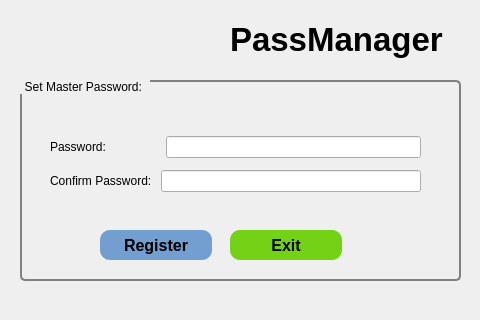
<?xml version="1.0" encoding="UTF-8"?>
<ui version="4.0">
 <class>Register</class>
 <widget class="QDialog" name="Register">
  <property name="geometry">
   <rect>
    <x>0</x>
    <y>0</y>
    <width>480</width>
    <height>320</height>
   </rect>
  </property>
  <property name="sizePolicy">
   <sizepolicy hsizetype="Fixed" vsizetype="Fixed">
    <horstretch>0</horstretch>
    <verstretch>0</verstretch>
   </sizepolicy>
  </property>
  <property name="windowTitle">
   <string>Dialog</string>
  </property>
  <property name="styleSheet">
   <string notr="true"/>
  </property>
  <widget class="QLabel" name="label_title">
   <property name="geometry">
    <rect>
     <x>230</x>
     <y>20</y>
     <width>241</width>
     <height>41</height>
    </rect>
   </property>
   <property name="font">
    <font>
     <pointsize>25</pointsize>
     <weight>75</weight>
     <italic>false</italic>
     <bold>true</bold>
     <underline>false</underline>
     <strikeout>false</strikeout>
    </font>
   </property>
   <property name="focusPolicy">
    <enum>Qt::StrongFocus</enum>
   </property>
   <property name="text">
    <string>PassManager</string>
   </property>
  </widget>
  <widget class="QGroupBox" name="groupBox">
   <property name="geometry">
    <rect>
     <x>20</x>
     <y>80</y>
     <width>441</width>
     <height>201</height>
    </rect>
   </property>
   <property name="styleSheet">
    <string notr="true">QGroupBox {
    background-color: qlineargradient(x1: 0, y1: 0, x2: 0, y2: 1,
                                      stop: 0 #E0E0E0, stop: 1 #FFFFFF);
    border: 2px solid gray;
    border-radius: 5px;
    margin-top: 1ex; /* leave space at the top for the title */
}

QGroupBox::title {
    subcontrol-origin: margin;
    subcontrol-position: top left; /* position at the top center */
    padding: 0 3px;
    background-color: qlineargradient(x1: 0, y1: 0, x2: 0, y2: 1,
                                      stop: 0 #FFOECE, stop: 1 #FFFFFF);
}</string>
   </property>
   <property name="title">
    <string>Set Master Password: </string>
   </property>
   <widget class="QPushButton" name="pushButton_register">
    <property name="geometry">
     <rect>
      <x>80</x>
      <y>150</y>
      <width>112</width>
      <height>30</height>
     </rect>
    </property>
    <property name="sizePolicy">
     <sizepolicy hsizetype="MinimumExpanding" vsizetype="MinimumExpanding">
      <horstretch>0</horstretch>
      <verstretch>0</verstretch>
     </sizepolicy>
    </property>
    <property name="styleSheet">
     <string notr="true">QPushButton {
    background-color:rgb(114, 159, 207);
    border-style: outset;
    border-radius: 10px;
    font: bold 16px;
    min-width: 5em;
    padding: 1px;
}

QPushButton:pressed {
    background-color: rgb(32, 74, 135);
}</string>
    </property>
    <property name="text">
     <string>Register</string>
    </property>
   </widget>
   <widget class="QPushButton" name="pushButton_exit">
    <property name="geometry">
     <rect>
      <x>210</x>
      <y>150</y>
      <width>112</width>
      <height>30</height>
     </rect>
    </property>
    <property name="sizePolicy">
     <sizepolicy hsizetype="MinimumExpanding" vsizetype="MinimumExpanding">
      <horstretch>0</horstretch>
      <verstretch>0</verstretch>
     </sizepolicy>
    </property>
    <property name="styleSheet">
     <string notr="true">QPushButton {
    background-color: rgb(115, 210, 22);
    border-style: outset;
    border-radius: 10px;
    font: bold 16px;
    min-width: 5em;
    padding: 1px;
}

QPushButton:pressed {
    background-color: rgb(138, 226, 52);
}</string>
    </property>
    <property name="text">
     <string>Exit</string>
    </property>
   </widget>
   <widget class="QWidget" name="layoutWidget">
    <property name="geometry">
     <rect>
      <x>30</x>
      <y>50</y>
      <width>371</width>
      <height>70</height>
     </rect>
    </property>
    <layout class="QVBoxLayout" name="verticalLayout">
     <item>
      <layout class="QHBoxLayout" name="horizontalLayout">
       <item>
        <widget class="QLabel" name="label_passord">
         <property name="text">
          <string>Password:                </string>
         </property>
        </widget>
       </item>
       <item>
        <widget class="QLineEdit" name="lineEdit_password">
         <property name="echoMode">
          <enum>QLineEdit::Password</enum>
         </property>
        </widget>
       </item>
      </layout>
     </item>
     <item>
      <layout class="QHBoxLayout" name="horizontalLayout_2">
       <item>
        <widget class="QLabel" name="label_confirm">
         <property name="text">
          <string>Confirm Password: </string>
         </property>
        </widget>
       </item>
       <item>
        <widget class="QLineEdit" name="lineEdit_confirm">
         <property name="echoMode">
          <enum>QLineEdit::Password</enum>
         </property>
        </widget>
       </item>
      </layout>
     </item>
    </layout>
   </widget>
  </widget>
 </widget>
 <resources/>
 <connections/>
</ui>
